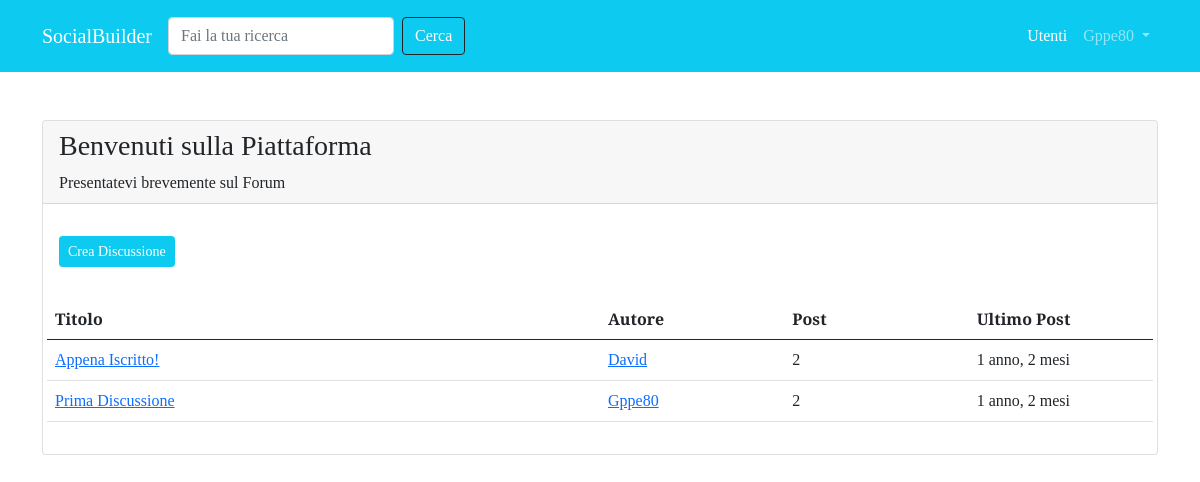
/forum/sezione/1 (signed in), run on the app's committed database.
### forum/models.py (models this page shows, shortened)
class Sezione(models.Model):
    nome_sezione = models.CharField(max_length=80)
    descrizione = models.CharField(max_length=150, blank=True, null= True)
    logo_sezione = models.ImageField(blank=True, null=True)
    class Meta:
        verbose_name = "Sezione"
        verbose_name_plural = "Sezioni"

class Discussione(models.Model):
    titolo = models.CharField(max_length=120)
    data_creazione = models.DateTimeField(auto_now_add=True)
    autore_discussione = models.ForeignKey(User, on_delete=models.CASCADE, related_name="discussioni")
    sezione_appartenenza = models.ForeignKey(Sezione, on_delete=models.CASCADE)
    def get_absolute_url(self):
        return reverse("discussione", kwargs={"pk": self.pk})
    class Meta:
        verbose_name = "Discussione"
        verbose_name_plural = "Discussioni"

class Post(models.Model):
    autore_post = models.ForeignKey(User, on_delete=models.CASCADE, related_name="post")
    contenuto = models.TextField()
    data_creazione = models.DateTimeField(auto_now_add=True)
    discussione = models.ForeignKey(Discussione, on_delete=models.CASCADE)
    class Meta:
        verbose_name = "Post"
        verbose_name_plural = "Posts"

### forum/views.py (the view)
# urls.py: path('sezione/<int:pk>', views.visualizza_sezione, name='sezione'),
def visualizza_sezione(request, pk):
    sezione = get_object_or_404(Sezione, pk=pk)
    discussione_sezione = Discussione.objects.filter(
        sezione_appartenenza=sezione
    ).order_by("-data_creazione")
    context = {"sezione": sezione, "discussioni" : discussione_sezione }
    return render(request, 'forum/singola_sezione.html', context)

### forum/templates/forum/singola_sezione.html (shortened to what this page needs)
{% extends 'base.html' %}
{% block content %}
    <div class="card">
        <div class="card-header">
            <h3>{{ sezione.nome_sezione }}</h3>
            <p class="card-text"> {{sezione.descrizione}} </p>
        </div>
        <div class="card-body">
            <a class ="btn btn-sm btn-info text-white my-3" href="{% url 'crea_discussione' pk=sezione.pk %}">Crea Discussione</a>
            <table class="table mt-3">
                <thead>
                    <tr class="row">
                        <th class="col-lg-6 col-4">Titolo</th>
                        <th class="col-lg-2 col-3">Autore</th>
                        <th class="col-lg-2 col-2">Post</th>
                        <th class="col-lg-2 col-2">Ultimo Post</th>
                    </tr>
                </thead>
                <tbody>
                    <tr class="row">
                        {% for discussione in discussioni %}
                            <td class="col-lg-6 col-4">
                                <a href="{{ discussione.get_absolute_url }}">{{ discussione.titolo }}</a>
                            </td>
                            <td class="col-lg-2 col-3">
                                <a href="{% url 'user_profile' username=discussione.autore_discussione.username %}">{{ discussione.autore_discussione }}</a>
                            </td>
                            <td class="col-lg-2 col-2">{{ discussione.post_set.count }}</td>
                            <td class="col-lg-2 col-3">{{ discussione.post_set.last.data_creazione |timesince }}</td>
                        {% endfor %}
                    </tr>
                </tbody>
            </table>
        </div>
    </div>
{% endblock content %}

### templates/base.html (shortened to what this page needs)
{% load static %}
<!doctype html>
<html lang="it">
  <head>
    <link href="https://cdn.jsdelivr.net/npm/bootstrap@5.0.2/dist/css/bootstrap.min.css" rel="stylesheet">
    <link rel="stylesheet" href="{% static 'css/style.css' %}">
  </head>
  <body>
    <nav class="navbar navbar-expand-lg navbar-dark bg-info p-3 mb-5">
      <div class="container">
        <a class="navbar-brand" href="{% url 'homepage' %}">SocialBuilder</a>
        <div class="collapse navbar-collapse" id="navbarSupportedContent">
            <form class="d-flex">
              <input class="form-control me-2" type="search" placeholder="Fai la tua ricerca" aria-label="Search">
              <button class="btn btn-outline-dark text-white" type="submit">Cerca</button>
            </form>
          <ul class="navbar-nav ms-auto mb-2 mb-lg-0">
            <li class="nav-item">
              <a class="nav-link active" aria-current="page" href="{% url 'user_list' %}">Utenti</a>
            </li>
            {% if request.user.is_authenticated %}
            <li class="nav-item dropdown">
              <a class="nav-link dropdown-toggle" href="#" id="navbarDropdown" role="button" data-bs-toggle="dropdown" aria-expanded="false">
                {{ request.user.username }}
              </a>
            </li>
            {% endif %}
          </ul>
        </div>
      </div>
    </nav>
    <div class="container">
        {% block content %}
        {% endblock content %}
    </div>
    </body>
</html>

### static-storage/css/style.css (style rules this page uses)
body { font-family: 'Slabo 27px', serif; }

### data on the page
Sezione: nome_sezione "Benvenuti sulla Piattaforma", descrizione "Presentatevi brevemente sul Forum"
Discussione: titolo "Appena Iscritto!", autore_discussione "David", post_set.count "2", post_set.last.data_creazione "1 anno, 2 mesi"
Discussione: titolo "Prima Discussione", autore_discussione "Gppe80", post_set.count "2", post_set.last.data_creazione "1 anno, 2 mesi"

### other printed values
{{ request.user.username }} "Gppe80"
